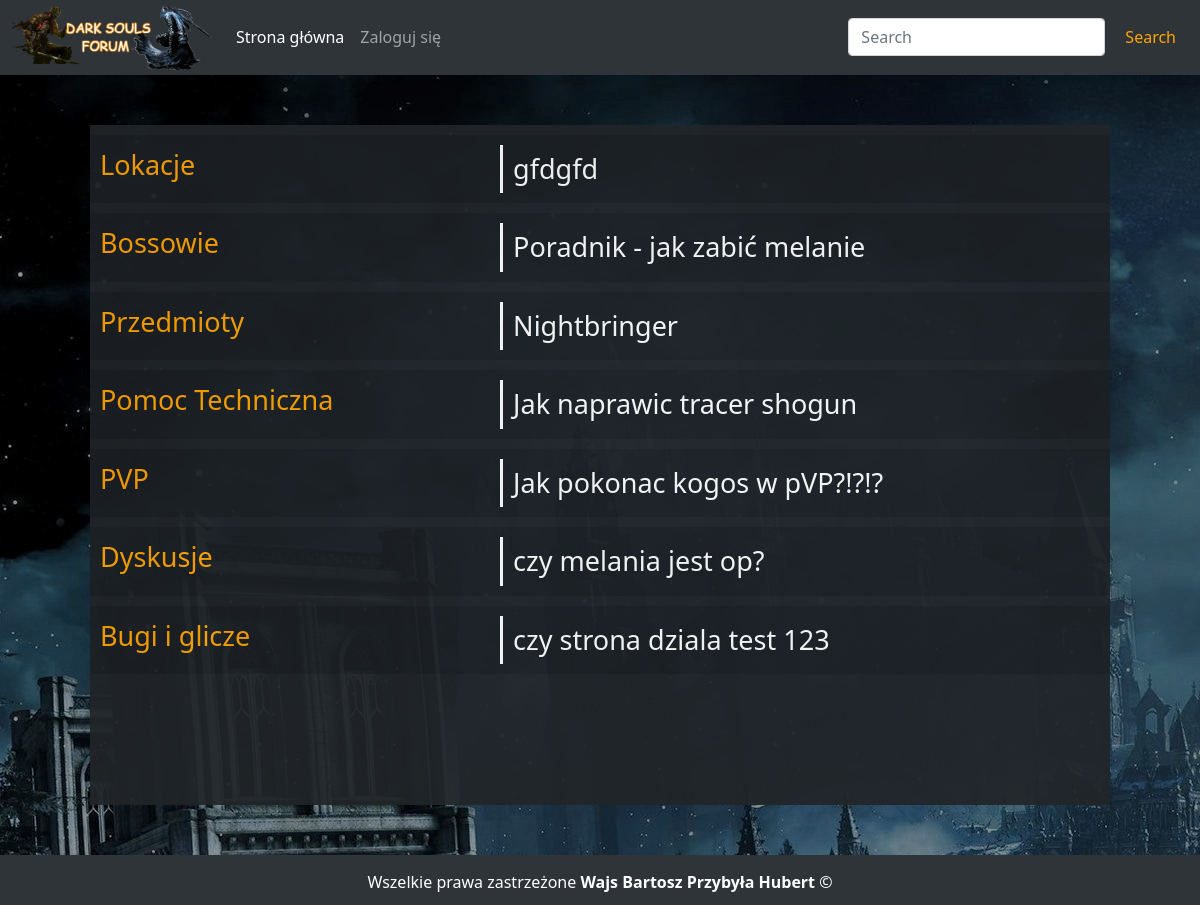
The page / on the database its author committed.
### tables this page shows
CREATE TABLE `sections` (
  `id` int(11) UNSIGNED NOT NULL,
  `name` varchar(50) NOT NULL
);

CREATE TABLE `posts` (
  `id` int(11) NOT NULL,
  `sectionId` int(11) UNSIGNED DEFAULT NULL,
  `author` varchar(16) DEFAULT NULL,
  `subject` varchar(50) NOT NULL,
  `content` varchar(400) NOT NULL,
  `publicationDate` datetime NOT NULL DEFAULT current_timestamp()
);

### php/displayForumSections.php (the view)
<?php
    require_once('scripts/connect.php');
    $sql = 'select * from `sections`';
    $result = $connect->query($sql);
    foreach($result as $key){
?>
<div class='forumSections'>
    <div class='singleSection'>
        <div class='leftSide'>
            <?php echo "<a href='forum.php?section=$key[id]'>$key[name]</a>"?>
        </div>
        <div class='rightSide'>
            <?php
                $sql="select * from `posts`
                where `sectionId`=$key[id]
                order by `publicationDate` desc
                limit 1;";
                $result1=$connect->query($sql);
                $latestPost=$result1->fetch_assoc();
                echo "$latestPost[subject]";
            ?>
        </div>
    </div>
</div>
<?php } ?>

### style.css (style rules this page uses)
body { background-image: url("./images/background.jpg"); background-color: rgb(33, 37, 41); margin: 0px; padding: 0px; color: white; }
.singleSection { display:flex; margin: 10px 0; font-size:27px; background-color:rgb(28, 32, 36) }
.leftSide { width:40%; padding:10px; }
.leftSide a { color:orange; text-decoration: none; }
.rightSide { width:60%; padding:4px 4px 4px 10px; margin:10px; border-left-style:solid; }

### rows shown on the page
sections: name "Lokacje", posts.subject "gfdgfd"
sections: name "Bossowie", posts.subject "Poradnik - jak zabić melanie"
sections: name "Przedmioty", posts.subject "Nightbringer"
sections: name "Pomoc Techniczna", posts.subject "Jak naprawic tracer shogun"
sections: name "PVP", posts.subject "Jak pokonac kogos w pVP?!?!?"
sections: name "Dyskusje", posts.subject "czy melania jest op?"
sections: name "Bugi i glicze", posts.subject "czy strona dziala test 123"
